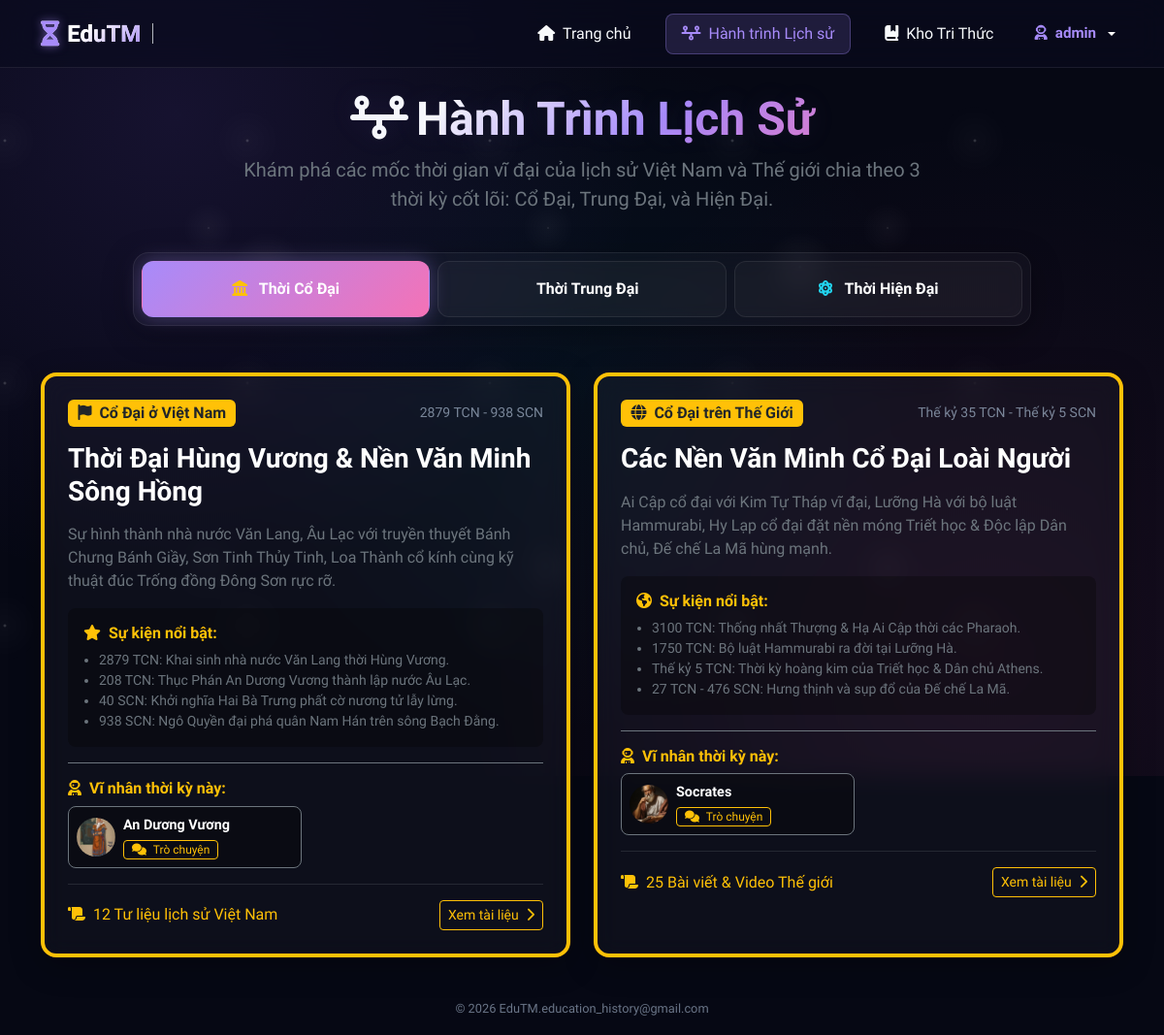
/timeline (signed in), run on the app's committed database.
### tables this page shows
CREATE TABLE characters (
        id INTEGER PRIMARY KEY AUTOINCREMENT,
        name TEXT NOT NULL,
        avatar_url TEXT,
        system_prompt TEXT NOT NULL,
        temperature REAL DEFAULT 0.7
    , era TEXT DEFAULT 'medieval', region TEXT DEFAULT 'vietnam');

### app.py (the view)
@app.route('/timeline')
def timeline_view():
    conn = get_db_connection()
    characters = conn.execute('SELECT * FROM characters').fetchall()
    conn.close()
    grouped_characters = {
        'ancient_vietnam': [],
        'ancient_world': [],
        'medieval_vietnam': [],
        'medieval_world': [],
        'modern_vietnam': [],
        'modern_world': []
    }
    for char in characters:
        era = char['era'] if char['era'] else 'medieval'
        region = char['region'] if char['region'] else 'vietnam'
        key = f"{era}_{region}"
        if key in grouped_characters:
            grouped_characters[key].append(char)
    return render_template('timeline.html', grouped_characters=grouped_characters)

### app.py (called while the page is built)
def is_logged_in():
    return 'user_id' in session

@app.before_request
def require_login():
    allowed_routes = [
        'login', 'register', 'login_phone_otp', 'send_otp_login',
        'forgot_password', 'social_login', 'verify_account_view',
        'verify_email_route', 'verify_otp_route', 'index',
        'about_view', 'contact_view', 'contact_submit',
        'static', 'tts'
    ]
    if request.endpoint and request.endpoint not in allowed_routes and not is_logged_in():
        flash('Vui lòng đăng nhập tài khoản EduTM để truy cập tính năng này!', 'warning')
        return redirect(url_for('login'))

### database.py (called while the page is built)
def get_db_connection():
    conn = sqlite3.connect(DATABASE_PATH)
    conn.row_factory = sqlite3.Row
    return conn

### templates/timeline.html (shortened to what this page needs)
{% extends 'base.html' %}  {% block content %}
<div class="row mb-4 text-center">
  <div class="col-lg-8 mx-auto">
    <h1 class="display-5 fw-bold title-gradient mb-2">
      <i class="fa-solid fa-timeline text-purple me-2"></i>Hành Trình Lịch Sử
    </h1>
    <p class="text-secondary lead">
      Khám phá các mốc thời gian vĩ đại của lịch sử Việt Nam và Thế giới chia
      theo 3 thời kỳ cốt lõi: Cổ Đại, Trung Đại, và Hiện Đại.
    </p>
  </div>
</div>
<div class="row mb-5">
  <div class="col-md-10 mx-auto">
    <ul
      class="nav nav-pills nav-justified glass-panel p-2 gap-2"
      id="eraTabs"
      role="tablist"
    >
      <li class="nav-item" role="presentation">
        <button
          class="nav-link active btn-era-tab text-white fw-bold py-3"
          id="ancient-tab"
          data-bs-toggle="pill"
          data-bs-target="#ancient"
          type="button"
          role="tab"
        >
          <i class="fa-solid fa-landmark text-warning me-2"></i> Thời Cổ Đại
        </button>
      </li>
      <li class="nav-item" role="presentation">
        <button
          class="nav-link btn-era-tab text-white fw-bold py-3"
          id="medieval-tab"
          data-bs-toggle="pill"
          data-bs-target="#medieval"
          type="button"
          role="tab"
        >
           Thời Trung
          Đại
        </button>
      </li>
      <li class="nav-item" role="presentation">
        <button
          class="nav-link btn-era-tab text-white fw-bold py-3"
          id="modern-tab"
          data-bs-toggle="pill"
          data-bs-target="#modern"
          type="button"
          role="tab"
        >
          <i class="fa-solid fa-atom text-cyan me-2"></i> Thời Hiện Đại
        </button>
      </li>
    </ul>
  </div>
</div>
<div class="tab-content" id="eraTabsContent">
  <div class="tab-pane fade show active" id="ancient" role="tabpanel">
    <div class="row g-4">
      <div class="col-md-6">
        <div class="glass-panel p-4 h-100 border-start border-warning border-4">
          <div class="d-flex align-items-center justify-content-between mb-3">
            <span class="badge bg-warning text-dark fs-6"><i class="fa-solid fa-flag me-1"></i> Cổ Đại ở Việt Nam</span>
            <small class="text-muted-custom">2879 TCN - 938 SCN</small>
          </div>
          <h3 class="text-white fw-bold mb-3">
            Thời Đại Hùng Vương & Nền Văn Minh Sông Hồng
          </h3>
          <p class="text-secondary fs-6 mb-3">
            Sự hình thành nhà nước Văn Lang, Âu Lạc với truyền thuyết Bánh Chưng Bánh Giầy, Sơn Tinh Thủy Tinh, Loa Thành cổ kính cùng kỹ thuật đúc Trống đồng Đông Sơn rực rỡ.
          </p>
          <div class="bg-dark-glass p-3 rounded-3 mb-3">
            <h6 class="text-warning fw-bold mb-2"><i class="fa-solid fa-star me-1"></i> Sự kiện nổi bật:</h6>
            <ul class="text-secondary small mb-0 ps-3">
              <li>2879 TCN: Khai sinh nhà nước Văn Lang thời Hùng Vương.</li>
              <li>208 TCN: Thục Phán An Dương Vương thành lập nước Âu Lạc.</li>
              <li>40 SCN: Khởi nghĩa Hai Bà Trưng phất cờ nương tử lẫy lừng.</li>
              <li>938 SCN: Ngô Quyền đại phá quân Nam Hán trên sông Bạch Đằng.</li>
            </ul>
          </div>
          <div class="mt-3 pt-3 border-top border-secondary">
            <h6 class="text-warning fw-bold mb-2"><i class="fa-solid fa-user-astronaut me-1"></i> Vĩ nhân thời kỳ này:</h6>
            <div class="row row-cols-1 row-cols-sm-2 g-2">
              {% for char in grouped_characters.ancient_vietnam %}
                <div class="col">
                  <div class="bg-dark-glass p-2 rounded-3 d-flex align-items-center gap-2 border border-secondary">
                    <img src="{{ char.avatar_url or '/static/images/default_avatar.png' }}" alt="{{ char.name }}" class="rounded-circle" style="width: 40px; height: 40px; object-fit: cover;">
                    <div class="overflow-hidden">
                      <div class="text-white fw-bold text-truncate" style="font-size: 0.9rem;">{{ char.name }}</div>
                      <a href="{{ url_for('chat_room', char_id=char.id) }}" class="btn btn-sm btn-outline-warning py-0 px-2 mt-1" style="font-size: 0.75rem;">
                        <i class="fa-solid fa-comments me-1"></i> Trò chuyện
                      </a>
                    </div>
                  </div>
                </div>
              {% else %}
                <small class="text-muted">Đang cập nhật nhân vật...</small>
              {% endfor %}
            </div>
          </div>
          <hr class="border-secondary" />
          <div class="d-flex align-items-center justify-content-between">
            <span class="text-warning"><i class="fa-solid fa-scroll me-1"></i> 12 Tư liệu lịch sử Việt Nam</span>
            <a href="{{ url_for('knowledge_view') }}?category=ancient_vn" class="btn btn-sm btn-outline-warning">
              Xem tài liệu <i class="fa-solid fa-chevron-right ms-1"></i>
            </a>
          </div>
        </div>
      </div>
      <div class="col-md-6">
        <div class="glass-panel p-4 h-100 border-start border-warning border-4">
          <div class="d-flex align-items-center justify-content-between mb-3">
            <span class="badge bg-warning text-dark fs-6"><i class="fa-solid fa-globe me-1"></i> Cổ Đại trên Thế Giới</span>
            <small class="text-muted-custom">Thế kỷ 35 TCN - Thế kỷ 5 SCN</small>
          </div>
          <h3 class="text-white fw-bold mb-3">Các Nền Văn Minh Cổ Đại Loài Người</h3>
          <p class="text-secondary fs-6 mb-3">
            Ai Cập cổ đại với Kim Tự Tháp vĩ đại, Lưỡng Hà với bộ luật Hammurabi, Hy Lạp cổ đại đặt nền móng Triết học & Độc lập Dân chủ, Đế chế La Mã hùng mạnh.
          </p>
          <div class="bg-dark-glass p-3 rounded-3 mb-3">
            <h6 class="text-warning fw-bold mb-2"><i class="fa-solid fa-earth-americas me-1"></i> Sự kiện nổi bật:</h6>
            <ul class="text-secondary small mb-0 ps-3">
              <li>3100 TCN: Thống nhất Thượng & Hạ Ai Cập thời các Pharaoh.</li>
              <li>1750 TCN: Bộ luật Hammurabi ra đời tại Lưỡng Hà.</li>
              <li>Thế kỷ 5 TCN: Thời kỳ hoàng kim của Triết học & Dân chủ Athens.</li>
              <li>27 TCN - 476 SCN: Hưng thịnh và sụp đổ của Đế chế La Mã.</li>
            </ul>
          </div>
          <div class="mt-3 pt-3 border-top border-secondary">
            <h6 class="text-warning fw-bold mb-2"><i class="fa-solid fa-user-astronaut me-1"></i> Vĩ nhân thời kỳ này:</h6>
            <div class="row row-cols-1 row-cols-sm-2 g-2">
              {% for char in grouped_characters.ancient_world %}
                <div class="col">
                  <div class="bg-dark-glass p-2 rounded-3 d-flex align-items-center gap-2 border border-secondary">
                    <img src="{{ char.avatar_url or '/static/images/default_avatar.png' }}" alt="{{ char.name }}" class="rounded-circle" style="width: 40px; height: 40px; object-fit: cover;">
                    <div class="overflow-hidden">
                      <div class="text-white fw-bold text-truncate" style="font-size: 0.9rem;">{{ char.name }}</div>
                      <a href="{{ url_for('chat_room', char_id=char.id) }}" class="btn btn-sm btn-outline-warning py-0 px-2 mt-1" style="font-size: 0.75rem;">
                        <i class="fa-solid fa-comments me-1"></i> Trò chuyện
                      </a>
                    </div>
                  </div>
                </div>
              {% else %}
                <small class="text-muted">Đang cập nhật nhân vật...</small>
              {% endfor %}
            </div>
          </div>
          <hr class="border-secondary" />
          <div class="d-flex align-items-center justify-content-between">
            <span class="text-warning"><i class="fa-solid fa-scroll me-1"></i> 25 Bài viết & Video Thế giới</span>
            <a href="{{ url_for('knowledge_view') }}?category=ancient_world" class="btn btn-sm btn-outline-warning">
              Xem tài liệu <i class="fa-solid fa-chevron-right ms-1"></i>
            </a>
          </div>
        </div>
      </div>
    </div>
  </div>
</div>
{% endblock %}

### static/css/style.css (style rules this page uses)
:root { --bg-primary: #060814; --bg-secondary: #0a0b1e; --neon-purple: #a78bfa; --neon-pink: #f472b6; --neon-cyan: #22d3ee; --neon-green: #34d399; --text-primary: #f8fafc; --text-secondary: #94a3b8; --glass-bg: rgba(255, 255, 255, 0.03); --glass-border: rgba(255, 255, 255, 0.08); --glass-hover: rgba(255, 255, 255, 0.08); --shadow-glow-purple: 0 0 20px rgba(167, 139, 250, 0.35); --shadow-glow-pink: 0 0 20px rgba(244, 114, 182, 0.35); --shadow-glow-cyan: 0 0 20px rgba(34, 211, 238, 0.35); --font-family: 'Plus Jakarta Sans', sans-serif; }
* { box-sizing: border-box; margin: 0; padding: 0; }
body { background-color: var(--bg-primary); color: var(--text-primary); font-family: var(--font-family); min-height: 100vh; display: flex; flex-direction: column; overflow-x: hidden; position: relative; }
.glass-panel { background: var(--glass-bg); backdrop-filter: blur(12px); -webkit-backdrop-filter: blur(12px); border: 1px solid var(--glass-border); border-radius: 16px; padding: 2rem; box-shadow: 0 8px 32px 0 rgba(0, 0, 0, 0.3); transition: all 0.4s cubic-bezier(0.165, 0.84, 0.44, 1); }
.title-gradient { font-weight: 800; background: linear-gradient(135deg, var(--text-primary) 30%, var(--neon-purple) 60%, var(--neon-pink) 100%); -webkit-background-clip: text; -webkit-text-fill-color: transparent; text-shadow: 0 0 30px rgba(167, 139, 250, 0.1); }
.text-purple { color: var(--neon-purple) !important; }
.text-cyan { color: var(--neon-cyan) !important; }
.text-muted-custom { color: var(--text-secondary) !important; opacity: 0.8; }
.bg-dark-glass { background: rgba(0, 0, 0, 0.3); }
.btn-era-tab { background: rgba(255, 255, 255, 0.03); border: 1px solid var(--glass-border); border-radius: 12px !important; transition: all 0.3s ease; }
.btn-era-tab.active { background: linear-gradient(135deg, var(--neon-purple), var(--neon-pink)) !important; box-shadow: var(--shadow-glow-purple); border-color: transparent !important; }

### data on the page
characters: avatar_url (picture), name "An Dương Vương"
characters: avatar_url+name (picture), name "Socrates"

### other printed values
{{ session.get('username') }} "admin"
